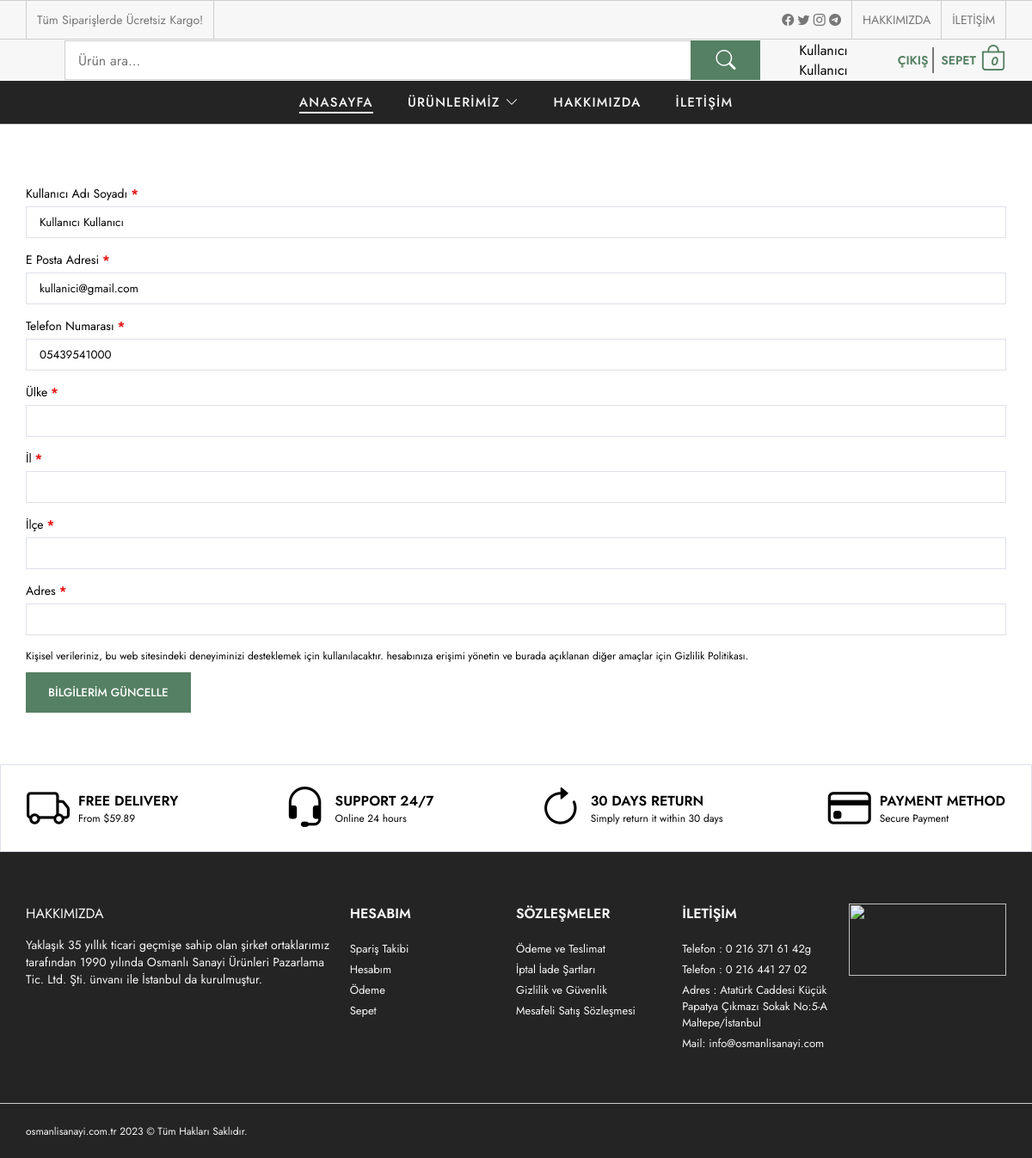
Page /hesabim.php (signed in) on the committed database.
### tables this page shows
CREATE TABLE IF NOT EXISTS `kullanici` (
  `kullanici_id` int UNSIGNED NOT NULL AUTO_INCREMENT,
  `kullanici_zaman` datetime NOT NULL DEFAULT CURRENT_TIMESTAMP,
  `kullanici_resim` varchar(250) NOT NULL,
  `kullanici_tc` varchar(50) NOT NULL,
  `kullanici_adsoyad` varchar(100) NOT NULL,
  `kullanici_mail` varchar(100) NOT NULL,
  `kullanici_tel` varchar(50) NOT NULL,
  `kullanici_password` varchar(50) NOT NULL,
  `kullanici_firma` varchar(300) NOT NULL,
  `kullanici_ulke` varchar(50) NOT NULL,
  `kullanici_adres` varchar(250) NOT NULL,
  `kullanici_il` varchar(100) NOT NULL,
  `kullanici_ilce` varchar(100) NOT NULL,
  `kullanici_unvan` varchar(100) NOT NULL,
  `kullanici_yetki` varchar(50) NOT NULL,
  `kullanici_durum` int NOT NULL DEFAULT '1',
  PRIMARY KEY (`kullanici_id`)
);

CREATE TABLE IF NOT EXISTS `menu` (
  `menu_id` int UNSIGNED NOT NULL AUTO_INCREMENT,
  `menu_ust` varchar(300) NOT NULL,
  `menu_ad` varchar(100) NOT NULL,
  `menu_detay` text NOT NULL,
  `menu_url` varchar(250) NOT NULL,
  `menu_sira` int NOT NULL,
  `menu_durum` enum('0','1') NOT NULL,
  `menu_seourl` varchar(250) NOT NULL,
  PRIMARY KEY (`menu_id`)
);

CREATE TABLE IF NOT EXISTS `ayar` (
  `ayar_id` int NOT NULL,
  `ayar_logo` varchar(250) NOT NULL,
  `ayar_url` varchar(50) NOT NULL,
  `ayar_title` varchar(250) NOT NULL,
  `ayar_description` varchar(250) NOT NULL,
  `ayar_keywords` varchar(50) NOT NULL,
  `ayar_author` varchar(50) NOT NULL,
  `ayar_tel` varchar(50) NOT NULL,
  `ayar_gsm` varchar(50) NOT NULL,
  `ayar_faks` varchar(50) NOT NULL,
  `ayar_mail` varchar(50) NOT NULL,
  `ayar_ilce` varchar(50) NOT NULL,
  `ayar_il` varchar(50) NOT NULL,
  `ayar_adres` varchar(250) NOT NULL,
  `ayar_mesai` varchar(250) NOT NULL,
  `ayar_maps` varchar(250) NOT NULL,
  `ayar_analystic` varchar(50) NOT NULL,
  `ayar_zopim` varchar(250) NOT NULL,
  `ayar_facebook` varchar(50) NOT NULL,
  `ayar_twitter` varchar(50) NOT NULL,
  `ayar_instagram` varchar(50) NOT NULL,
  `ayar_telegram` varchar(50) NOT NULL,
  `ayar_smtphost` varchar(50) NOT NULL,
  `ayar_smtpuser` varchar(50) NOT NULL,
  `ayar_smtppassword` varchar(50) NOT NULL,
  `ayar_smtpport` varchar(50) NOT NULL,
  `ayar_bakim` enum('0','1') NOT NULL DEFAULT '1',
  PRIMARY KEY (`ayar_id`)
);

### hesabim.php (the view, shortened to what the rows shown need)
<?php
    require_once "inc/header.php";
?>
    <section class="account-page">
        <div class="container">
            <div class="account-wrapper">
                <div class="account-column">
                    <?php if (isset($_SESSION['kullanici_mail'])){ ?>
                    <form action="nedmin/netting/islem.php" method="POST" role="form">
                        <div>
                            <label>
                                <span>Kullanıcı Adı Soyadı <span class="required">*</span></span>
                                <input type="text" name="kullanici_adsoyad" value="<?php echo $kullanici->kullanici_adsoyad ?>">
                            </label>
                        </div>
                        <div>
                            <label>
                                <span>E Posta Adresi <span class="required">*</span></span>
                                <input type="email" name="kullanici_mail" value="<?php echo $kullanici->kullanici_mail ?>">
                            </label>
                        </div>
                        <div>
                            <label>
                                <span>Telefon Numarası <span class="required">*</span></span>
                                <input type="tel"  name="kullanici_tel" value="<?php echo $kullanici->kullanici_tel ?>">
                            </label>
                        </div>
                        <div>
                            <label>
                                <span>Ülke <span class="required">*</span></span>
                                <input type="text"  name="kullanici_ulke" value="<?php echo $kullanici->kullanici_ulke ?>">
                            </label>
                        </div>
                        <div>
                            <label>
                                <span>İl <span class="required">*</span></span>
                                <input type="text"  name="kullanici_il" value="<?php echo $kullanici->kullanici_il ?>">
                            </label>
                        </div>
                        <div>
                            <label>
                                <span>İlçe <span class="required">*</span></span>
                                <input type="text"  name="kullanici_ilce" value="<?php echo $kullanici->kullanici_ilce ?>">
                            </label>
                        </div>
                        <div>
                            <label>
                                <span>Adres <span class="required">*</span></span>
                                <input type="text"  name="kullanici_adres" value="<?php echo $kullanici->kullanici_adres ?>">
                            </label>
                        </div>
                        <div class="privacy-policy-text remember">
                            <p>
                                Kişisel verileriniz, bu web sitesindeki deneyiminizi desteklemek için kullanılacaktır. hesabınıza erişimi yönetin ve burada açıklanan diğer amaçlar için <a
                                href="
                                <?php
                                 $menu=$db->getRow("SELECT * FROM menu WHERE menu_seourl=? order by menu_sira ASC",array("gizlilik-ve-guvenlik"));
                                 if (!empty($menu->menu_url)) {
                                     echo $menu->menu_url;
                                 }else{
                                     echo "sayfa-".seo($menu->menu_ad);
                                 }
                                ?>
                                ">Gizlilik Politikası</a>.
                            </p>
                            <button type="submit" name="kullaniciGuncelle" class="btn btn-lg btn-green">BİLGİLERİM GÜNCELLE</button>
                        </div>
                    </form>
                    <?php }else{
                            header("Location: index.php");
                        }
                    ?>
                </div>
            </div>
        </div>
    </section>
<?php
    require_once "inc/footer.php";
?>

### inc/header.php (shortened to what the rows shown need)
<?php
    require_once "nedmin/netting/classes/database.php";
    require_once "nedmin/netting/fonksiyon.php";
    $db=new \Database();
    $ayar=$db->getRow("SELECT * FROM ayar WHERE ayar_id=?", array(0));
    if (isset($_SESSION['kullanici_mail'])){
        $kullanici=$db->getRow("SELECT * FROM kullanici WHERE kullanici_mail=?", array($_SESSION['kullanici_mail']));
    }
?>
<!DOCTYPE html>
<html lang="tr">
<head>
    <link rel="stylesheet" href="css/main.css">
    <link rel="stylesheet" href="https://cdnjs.cloudflare.com/ajax/libs/Glide.js/3.6.0/css/glide.core.min.css">
    <link rel="stylesheet" href="https://cdn.jsdelivr.net/npm/bootstrap-icons@1.9.1/font/bootstrap-icons.css">
</head>
<body id="body-top">
    <header>
        <div class="header-row">
            <div class="header-wrapper">
                <div class="container">
                    <div class="header-search">
                        <div class="header-right">
                            <?php
                                $sepet1=$db->getColumn("SELECT COUNT(urun_id) FROM sepet WHERE kullanici_id=?", array(0));
								if (!isset($_SESSION['kullanici_mail'])) {
							?>
                            <div class="info-box-user">
                                <a href="uyelik-islemleri">Giriş Yap /</a>
                                <a href="uyelik-islemleri"> Üye Ol</a>
                                <a href="uyelik-islemleri"><i class="bi bi-person"></i></a>
                            </div>
                            <div class="header-cart">
                                <a href="cart">
                                    <p>SEPET</p>
                                    <i class="bi bi-bag" id="bi-bag"><span><?php echo $sepet1; ?></span></i>
                                </a>
                            </div>
                            <?php } else {
                                 $kullanici_id=$kullanici->kullanici_id;
                                 $sepet=$db->getColumn("SELECT COUNT(urun_id) FROM sepet where kullanici_id=?", array($kullanici_id));
                            ?>
                            <div class="info-box-user">
                                <?php echo $kullanici->kullanici_adsoyad ?>
                                <a href="logout"> Çıkış</a>
                            </div>
                            <div class="header-cart">
                                <a href="cart">
                                    <p>SEPET</p>
                                    <i class="bi bi-bag" id="bi-bag"><span><?php echo $sepet; ?></span></i>
                                </a>
                            </div>
                            <?php } ?>
                        </div>
                    </div>
                </div>
            </div>
        </div>
    </header>

### inc/footer.php (shortened to what the rows shown need)
<footer class="footer">
    <div class="widgets-row">
        <div class="container">
            <div class="footer-widgets">
                <div class="widget-nav-menu">
                    <ul class="menu-list">
                        <?php
                        $menu=$db->getRows("SELECT * FROM menu WHERE menu_durum=? order by menu_sira ASC LIMIT 5",array(1));
                            foreach ($menu as $menu) {
                    ?>
                        <li>
                            <a href="
                                <?php
                                    if (!empty($menu->menu_url)) {
                                        echo $menu->menu_url;
                                    }else{
                                        echo "sayfa/".seo($menu->menu_ad);
                                    }
                                ?>
                            "><?php echo $menu->menu_ad ?></a>
                        </li>
                        <?php }?>
                    </ul>
                </div>
                <div class="widget-nav-menu">
                    <ul class="menu-list">
                        <li>
                            Telefon : <a href="tel:0 216 371 61 42"><?php echo $ayar->ayar_tel ?></a>
                        </li>
                        <li>
                            Telefon : <a href="tel:0 216 441 27 02"><?php echo $ayar->ayar_faks ?></a>
                        </li>
                        <li>
                            Adres : <?php echo $ayar->ayar_adres."<br>".$ayar->ayar_ilce."/".$ayar->ayar_il ?>
                        </li>
                        <li>
                            Mail: <a href="mailto: info@osmanlisanayi.com"> info@osmanlisanayi.com</a>
                        </li>
                    </ul>
                </div>
            </div>
        </div>
    </div>
</footer>
</body>
</html>

### rows in the picture
kullanici: kullanici_adsoyad "Kullanıcı Kullanıcı", kullanici_mail "kullanici@gmail.com", kullanici_tel "05439541000"
menu: menu_ad "Ödeme ve Teslimat"
menu: menu_ad "İptal İade Şartları"
menu: menu_ad "Gizlilik ve Güvenlik"
menu: menu_ad "Mesafeli Satış Sözleşmesi"
ayar: ayar_tel "0 216 371 61 42g", ayar_faks "0 216 441 27 02", ayar_adres "Atatürk Caddesi Küçük Papatya Çıkmazı Sokak No:5-A", ayar_ilce "Maltepe", ayar_il "İstanbul"

### other values in the picture
$sepet "0"
